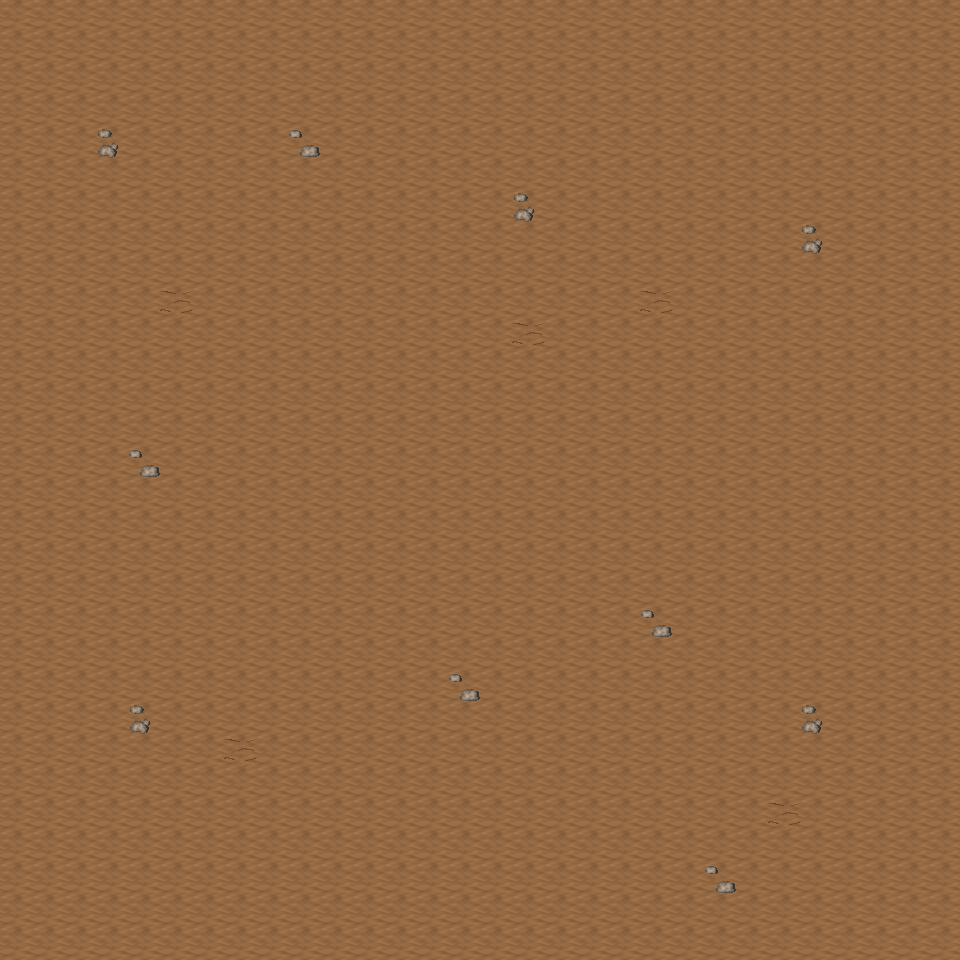

This game map was drawn from its Tiled (.tmx) file and the tilesets committed beside it. A one-line description and the trimmed map source follow:
An orthogonal 30x30 tile map with 32x32 px tiles, 6 tile layers (Ground, Object, Object2, Above, ...), 29 tilesets and 2 objects (2x mapExit).

<map version="1.0" orientation="orthogonal" renderorder="right-down" width="30" height="30" tilewidth="32" tileheight="32" nextobjectid="3">
  <tileset firstgid="1" name="tileset_ground_ground" tilewidth="32" tileheight="32" tilecount="33" columns="3">
    <image source="../drawable/tileset_ground_ground.png" width="96" height="352" />
  </tileset>
  <tileset firstgid="34" name="tileset_ground_ridge_earth_dark" tilewidth="32" tileheight="32" tilecount="96" columns="12">
    <image source="../drawable/tileset_ground_ridge_earth_dark.png" width="384" height="256" />
  </tileset>
  <tileset firstgid="130" name="tileset_ground_rock_pebbles" tilewidth="32" tileheight="32" tilecount="3" columns="1">
    <image source="../drawable/tileset_ground_rock_pebbles.png" width="32" height="96" />
  </tileset>
  <tileset firstgid="133" name="tileset_ground_ladder_steps" tilewidth="32" tileheight="32" tilecount="6" columns="3">
    <image source="../drawable/tileset_ground_ladder_steps.png" width="96" height="64" />
  </tileset>
  <tileset firstgid="139" name="tileset_ground_grass_edges" tilewidth="32" tileheight="32" tilecount="36" columns="12">
    <image source="../drawable/tileset_ground_grass_edges.png" width="384" height="96" />
  </tileset>
  <tileset firstgid="175" name="tileset_ground_grass_corners" tilewidth="32" tileheight="32" tilecount="24" columns="6">
    <image source="../drawable/tileset_ground_grass_corners.png" width="192" height="128" />
  </tileset>
  <tileset firstgid="199" name="tileset_ground_earth_edges" tilewidth="32" tileheight="32" tilecount="18" columns="6">
    <image source="../drawable/tileset_ground_earth_edges.png" width="192" height="96" />
  </tileset>
  <tileset firstgid="217" name="tileset_plant_flower_daisy_white" tilewidth="32" tileheight="32" tilecount="8" columns="2">
    <image source="../drawable/tileset_plant_flower_daisy_white.png" width="64" height="128" />
  </tileset>
  <tileset firstgid="225" name="tileset_item_corpse_huge_animal" tilewidth="32" tileheight="32" tilecount="16" columns="2">
    <image source="../drawable/tileset_item_corpse_huge_animal.png" width="64" height="256" />
  </tileset>
  <tileset firstgid="241" name="tileset_plant_grasses" tilewidth="32" tileheight="32" tilecount="6" columns="3">
    <image source="../drawable/tileset_plant_grasses.png" width="96" height="64" />
  </tileset>
  <tileset firstgid="247" name="tileset_plant_flower_daisy_blue" tilewidth="32" tileheight="32" tilecount="8" columns="2">
    <image source="../drawable/tileset_plant_flower_daisy_blue.png" width="64" height="128" />
  </tileset>
  <tileset firstgid="255" name="tileset_plant_flower_daisy_yellow" tilewidth="32" tileheight="32" tilecount="8" columns="2">
    <image source="../drawable/tileset_plant_flower_daisy_yellow.png" width="64" height="128" />
  </tileset>
  <tileset firstgid="263" name="tileset_plant_flower_daisy_red" tilewidth="32" tileheight="32" tilecount="8" columns="2">
    <image source="../drawable/tileset_plant_flower_daisy_red.png" width="64" height="128" />
  </tileset>
  <tileset firstgid="271" name="tileset_plant_bush_bushes" tilewidth="32" tileheight="32" tilecount="10" columns="5">
    <image source="../drawable/tileset_plant_bush_bushes.png" width="160" height="64" />
  </tileset>
  <tileset firstgid="281" name="tileset_plant_stump_stump_brown" tilewidth="32" tileheight="32" tilecount="4" columns="2">
    <image source="../drawable/tileset_plant_stump_stump_brown.png" width="64" height="64" />
  </tileset>
  <tileset firstgid="285" name="tileset_logic_creature_orc" tilewidth="32" tileheight="32" tilecount="6" columns="6">
    <image source="../drawable/tileset_logic_creature_orc.png" width="192" height="32" />
  </tileset>
  <tileset firstgid="291" name="tileset_logic_creature_gnome" tilewidth="32" tileheight="32" tilecount="6" columns="6">
    <image source="../drawable/tileset_logic_creature_gnome.png" width="192" height="32" />
  </tileset>
  <tileset firstgid="297" name="tileset_logic_portal" tilewidth="32" tileheight="32" tilecount="24" columns="8">
    <image source="../drawable/tileset_logic_portal.png" width="256" height="96" />
  </tileset>
  <tileset firstgid="321" name="tileset_logic_creature_animal" tilewidth="32" tileheight="32" tilecount="32" columns="8">
    <image source="../drawable/tileset_logic_creature_animal.png" width="256" height="128" />
  </tileset>
  <tileset firstgid="353" name="tileset_logic_collision" tilewidth="32" tileheight="32" tilecount="1" columns="1">
    <image source="../drawable/tileset_logic_collision.png" width="32" height="32" />
  </tileset>
  <tileset firstgid="354" name="tileset_plant_tree_dead_tree_5" tilewidth="32" tileheight="32" tilecount="20" columns="4">
    <image source="../drawable/tileset_plant_tree_dead_tree_5.png" width="128" height="160" />
  </tileset>
  <tileset firstgid="374" name="tileset_plant_tree_dead_tree_6" tilewidth="32" tileheight="32" tilecount="20" columns="4">
    <image source="../drawable/tileset_plant_tree_dead_tree_6.png" width="128" height="160" />
  </tileset>
  <tileset firstgid="394" name="tileset_plant_tree_dead_tree_7" tilewidth="32" tileheight="32" tilecount="20" columns="4">
    <image source="../drawable/tileset_plant_tree_dead_tree_7.png" width="128" height="160" />
  </tileset>
  <tileset firstgid="414" name="tileset_plant_bush_large_dead" tilewidth="32" tileheight="32" tilecount="2" columns="1">
    <image source="../drawable/tileset_plant_bush_large_dead.png" width="32" height="64" />
  </tileset>
  <tileset firstgid="416" name="tileset_plant_bush_large_wide_dead" tilewidth="32" tileheight="32" tilecount="4" columns="2">
    <image source="../drawable/tileset_plant_bush_large_wide_dead.png" width="64" height="64" />
  </tileset>
  <tileset firstgid="420" name="tileset_plant_grasses_wildland" tilewidth="32" tileheight="32" tilecount="4" columns="4">
    <image source="../drawable/tileset_plant_grasses_wildland.png" width="128" height="32" />
  </tileset>
  <tileset firstgid="424" name="tileset_object_skullsonspikes_l" tilewidth="32" tileheight="32" tilecount="12" columns="4">
    <image source="../drawable/tileset_object_skullsonspikes_l.png" width="128" height="96" />
  </tileset>
  <tileset firstgid="436" name="tileset_object_skullsonspikes_r" tilewidth="32" tileheight="32" tilecount="12" columns="4">
    <image source="../drawable/tileset_object_skullsonspikes_r.png" width="128" height="96" />
  </tileset>
  <tileset firstgid="448" name="tileset_logic_item_herb" tilewidth="32" tileheight="32" tilecount="5" columns="5">
    <image source="../drawable/tileset_logic_item_herb.png" width="160" height="32" />
  </tileset>
  <layer name="Ground" width="30" height="30">
    <data>[900 cells, 900 non-empty, 1 distinct tile ids]</data>
  </layer>
  <layer name="Object" width="30" height="30">
    <data>[900 cells, 0 non-empty, 0 distinct tile ids]</data>
  </layer>
  <layer name="Object2" width="30" height="30">
    <data>[900 cells, 15 non-empty, 3 distinct tile ids]</data>
  </layer>
  <layer name="Above" width="30" height="30">
    <data>[900 cells, 0 non-empty, 0 distinct tile ids]</data>
  </layer>
  <layer name="Above2" width="30" height="30">
    <data>[900 cells, 0 non-empty, 0 distinct tile ids]</data>
  </layer>
  <layer name="Walkable" width="30" height="30">
    <data>[900 cells, 0 non-empty, 0 distinct tile ids]</data>
  </layer>
  <objectgroup name="MapEvents">
    <object id="1" name="south" type="mapExit" x="0" y="928" width="960" height="32">
      <properties>
        <property name="map" value="level_0_x85_y60" />
        <property name="x" value="0" />
        <property name="y" value="1" />
      </properties>
    </object>
    </objectgroup>
</map>
<!-- 1 of 2 objects omitted -->
